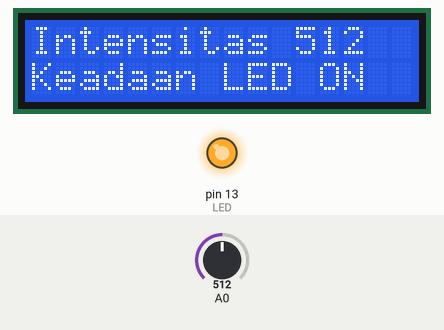
A sketch run on a simulated Arduino Uno, built with avr-gcc and run on an emulated ATmega328P. Parts: 16×2 character LCD, output pins drawn as LEDs (lit = HIGH). The test bench sets the inputs (shaded band); at power-on: A0 = 512.

Above: at 1.2 s.
1.3 s: A0 set to 485
At 1.9 s:
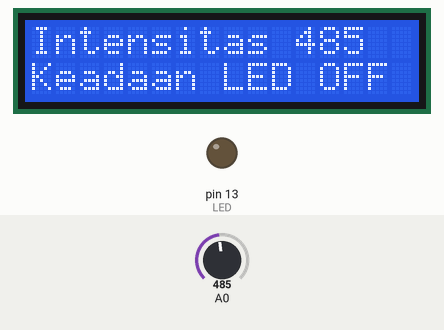
3.6 s: A0 set to 510
At 4.0 s:
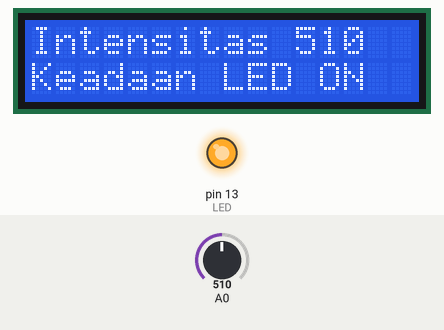
5.1 s: A0 set to 490
At 5.5 s:
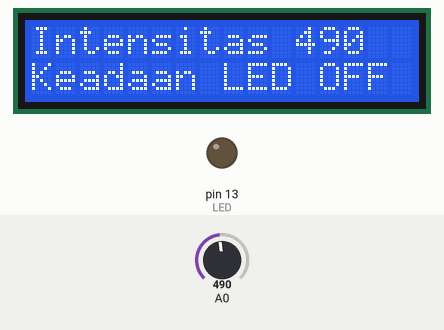
Timing chart, 0 to 8.1 s (numbered marks = the images above; inputs shaded):
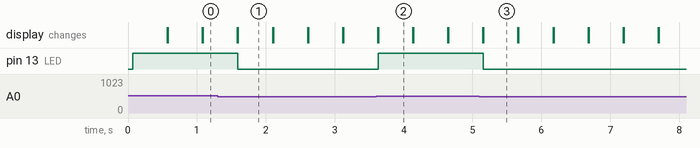

The sketch:

lcd-ldr.ino
```cpp
#include <LiquidCrystal.h>

LiquidCrystal lcd(9, 8, 4, 5, 6, 7);

const int LED = 13;

void setup() {
  // LCD yang digunakan 16x2:
  lcd.begin(16, 2);
  pinMode(LED, OUTPUT);
}

void loop() {
  //Nilai masukan sensor ke Arduino:
  int nilai = analogRead(A0);

  lcd.clear();
  lcd.setCursor(0,0);
  lcd.print("Intensitas ");
  lcd.setCursor(11,0); //Kursor kolom ke-11 baris ke-1
  lcd.print(nilai); // LCD menampilkan nilai masukan sensor
  lcd.setCursor(0,1); // Kursor kolom ke-1 baris ke-2
  lcd.print("Keadaan LED ");

  if (nilai <= 500){
    digitalWrite(LED, LOW); //LED Mati
    lcd.setCursor(12,1); //Kursor kolom ke 12 baris ke-1
    lcd.print("OFF");
  } else {
    digitalWrite(LED, HIGH); //LED Hidup
    lcd.setCursor(12,1); //Kursor kolom ke-12 baris ke-2
    lcd.print("ON");
  }

  delay(500);
  lcd.clear();
}
```

Measured:
- the behaviour switches between 501 and 500 on A0 (found by bisection; images 0 and 1)
- after the input at 1.3 s, pin 13 (LED): HIGH → LOW after 0.30 s; the display: first differs from a run without the input after 0.30 s (image 1)
- after the input at 3.6 s, pin 13 (LED): LOW → HIGH at once; the display: first differs from a run without the input at once (image 2)
- after the input at 5.1 s, pin 13 (LED): HIGH → LOW after 0.06 s; the display: first differs from a run without the input after 0.06 s (image 3)
- what the display in image 1 shows lasts 0.5 s, from 1.6 s to 2.1 s
